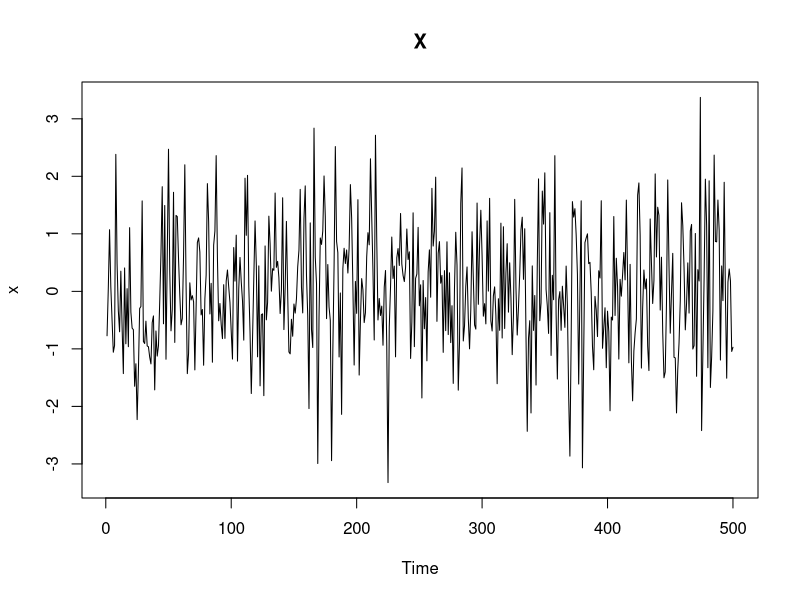
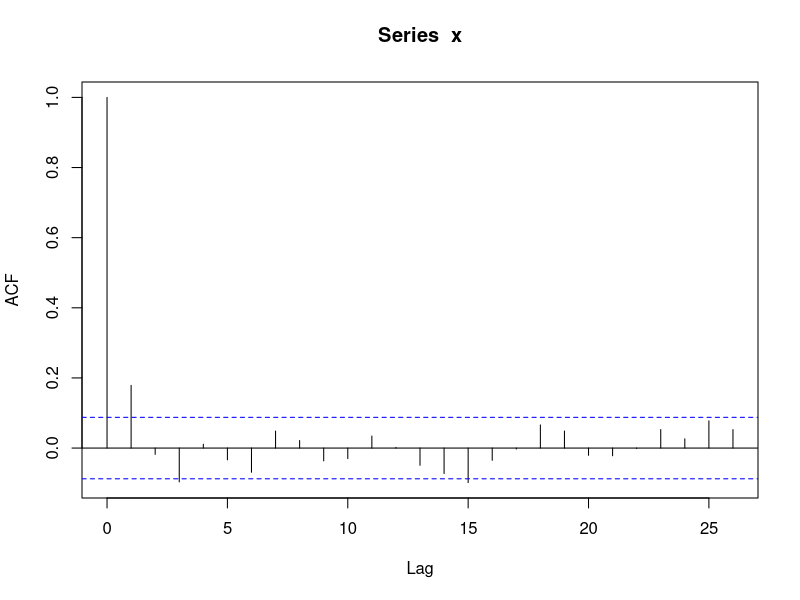
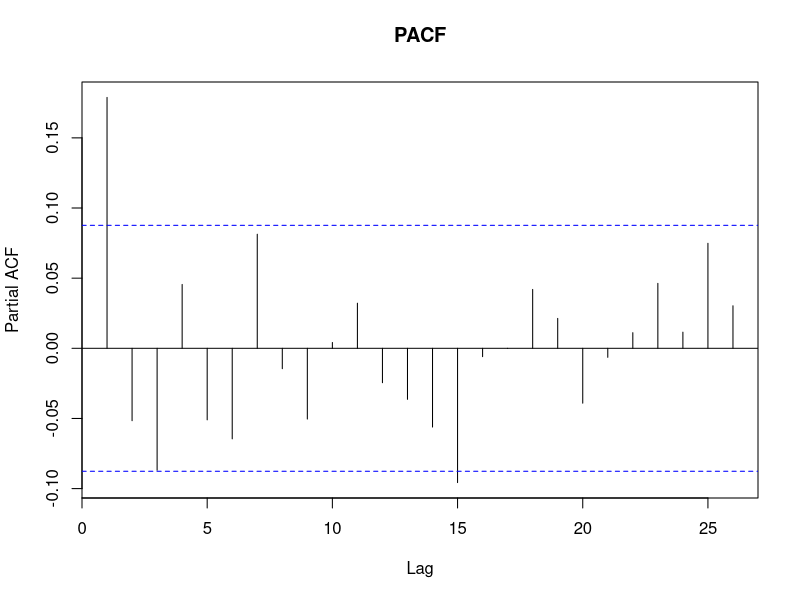
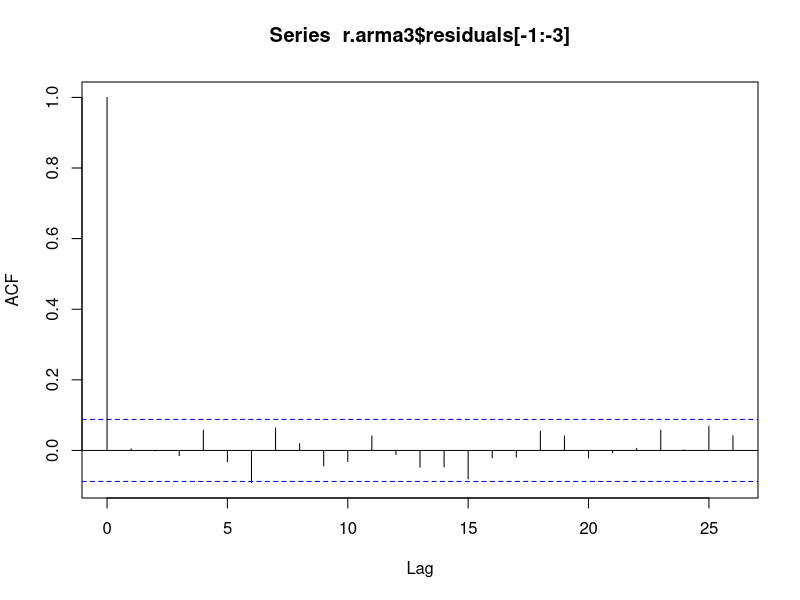

The R source for these figures, in order:
n <- 500

# Homework 2.1
set.seed(1234)
x<-arima.sim(n=n, list(ar=c(0.1,0,-0.1)), innov = rnorm(n, mean = 0, sd = 1)) + 0.01
    # Watch out for this one
plot(x,main="X")
  
# Homework 2.2
acf(x)

# Homework 2.3
pacf(x,main="PACF")

# Homework 2.4
require(tseries)
summary(r.arma1 <- arma(x, order = c(1, 0)),include.intercept = TRUE)
summary(r.arma2 <- arma(x, order = c(2, 0)),include.intercept = TRUE)
summary(r.arma3 <- arma(x, order = c(3, 0)),include.intercept = TRUE)
summary(r.arma4 <- arma(x, order = c(4, 0)),include.intercept = TRUE)
summary(r.arma5 <- arma(x, order = c(5, 0)),include.intercept = TRUE)

# Homework 2.5
summary(r.arma3 <- arma(x, order = c(1, 0)),include.intercept = TRUE)
summary(r.arma3 <- arma(x, order = c(3, 0)),include.intercept = TRUE)

# Homework 2.6
Box.test(r.arma3$residuals,type='Ljung',lag=log(length(r.arma3$residuals)))
acf(r.arma3$residuals[-1:-3])
